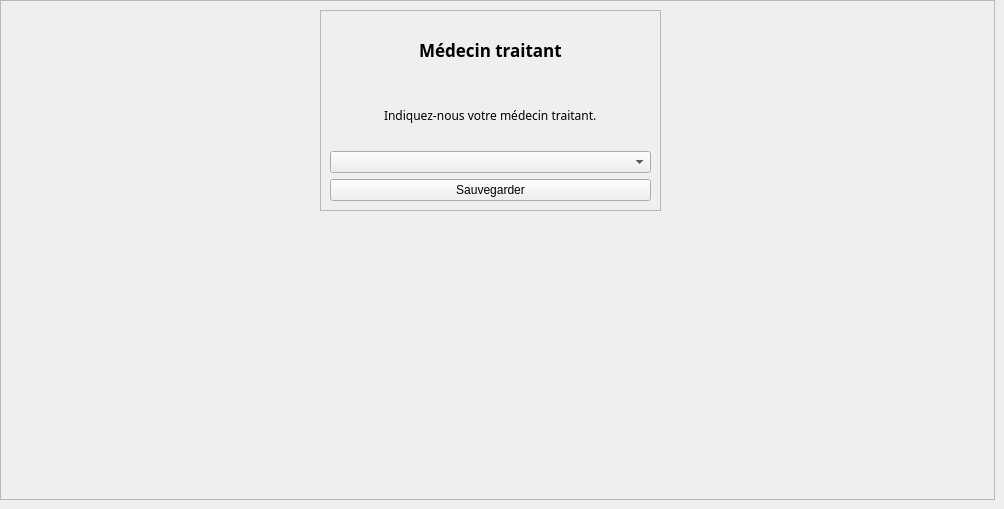
                       <widget class="QWidget" name="tab_13">
                        <property name="sizePolicy">
                         <sizepolicy hsizetype="Preferred" vsizetype="Preferred">
                          <horstretch>0</horstretch>
                          <verstretch>0</verstretch>
                         </sizepolicy>
                        </property>
                        <property name="minimumSize">
                         <size>
                          <width>1000</width>
                          <height>0</height>
                         </size>
                        </property>
                        <attribute name="title">
                         <string>  Médecin traitant   </string>
                        </attribute>
                        <widget class="QFrame" name="medicalContentTab1">
                         <property name="geometry">
                          <rect>
                           <x>0</x>
                           <y>0</y>
                           <width>995</width>
                           <height>500</height>
                          </rect>
                         </property>
                         <property name="sizePolicy">
                          <sizepolicy hsizetype="Preferred" vsizetype="Expanding">
                           <horstretch>0</horstretch>
                           <verstretch>0</verstretch>
                          </sizepolicy>
                         </property>
                         <property name="minimumSize">
                          <size>
                           <width>990</width>
                           <height>500</height>
                          </size>
                         </property>
                         <property name="maximumSize">
                          <size>
                           <width>16777215</width>
                           <height>300</height>
                          </size>
                         </property>
                         <property name="frameShape">
                          <enum>QFrame::StyledPanel</enum>
                         </property>
                         <property name="frameShadow">
                          <enum>QFrame::Raised</enum>
                         </property>
                         <widget class="QFrame" name="frame_24">
                          <property name="geometry">
                           <rect>
                            <x>320</x>
                            <y>10</y>
                            <width>341</width>
                            <height>201</height>
                           </rect>
                          </property>
                          <property name="frameShape">
                           <enum>QFrame::StyledPanel</enum>
                          </property>
                          <property name="frameShadow">
                           <enum>QFrame::Raised</enum>
                          </property>
                          <layout class="QVBoxLayout" name="verticalLayout_39">
                           <item alignment="Qt::AlignHCenter">
                            <widget class="QLabel" name="label_38">
                             <property name="font">
                              <font>
                               <family>Noto Sans</family>
                               <pointsize>13</pointsize>
                               <weight>75</weight>
                               <bold>true</bold>
                              </font>
                             </property>
                             <property name="text">
                              <string>Médecin traitant</string>
                             </property>
                            </widget>
                           </item>
                           <item alignment="Qt::AlignHCenter">
                            <widget class="QLabel" name="label_39">
                             <property name="font">
                              <font>
                               <family>Noto Sans</family>
                               <weight>50</weight>
                               <italic>false</italic>
                               <bold>false</bold>
                              </font>
                             </property>
                             <property name="text">
                              <string>Indiquez-nous votre médecin traitant.</string>
                             </property>
                            </widget>
                           </item>
                           <item>
                            <widget class="QComboBox" name="comboBox_4"/>
                           </item>
                           <item>
                            <widget class="QPushButton" name="pushButton_8">
                             <property name="text">
                              <string>Sauvegarder</string>
                             </property>
                            </widget>
                           </item>
                          </layout>
                         </widget>
                        </widget>
                       </widget>
